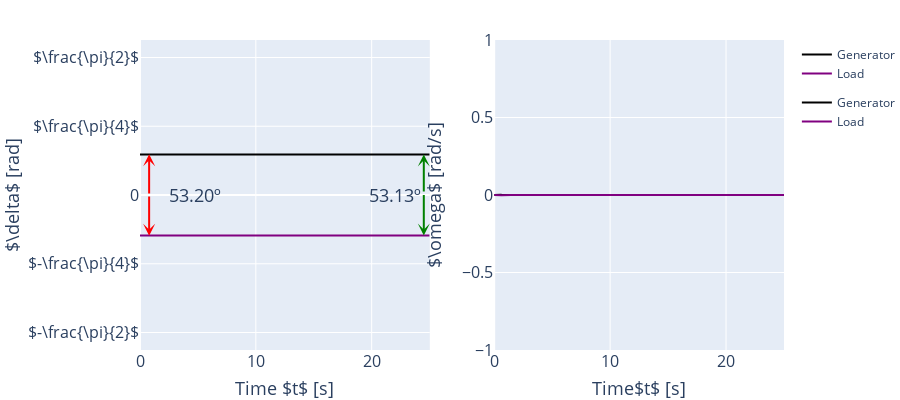

Notebook cell for this chart:
### Markdown cell above
This is a little function that includes all the previous steps in just one code

### Code cell
swing_equation(P=0.4, B=0.5, D=4, time=25, initial_state=[0.463, 0, -.463, 0], inf_bus=False);

### Figure 1 — Plotly figure (JSON) as saved in the notebook; plotly's stock layout.template omitted (floating-point values rounded to 4 significant figures; data arrays with more than 128 entries replaced by an {"elided": "..."} marker saying what was removed)
{"data": [{"legendgroup": "1", "line": {"color": "black", "width": 2}, "mode": "lines", "name": "Generator", "type": "scatter", "x": {"elided": "2000 float values"}, "xaxis": "x", "y": {"elided": "2000 float values"}, "yaxis": "y"}, {"legendgroup": "1", "line": {"color": "purple", "width": 2}, "mode": "lines", "name": "Load", "type": "scatter", "x": {"elided": "2000 float values"}, "xaxis": "x", "y": {"elided": "2000 float values"}, "yaxis": "y"}, {"legendgroup": "2", "line": {"color": "black", "width": 2}, "mode": "lines", "name": "Generator", "type": "scatter", "x": {"elided": "2000 float values"}, "xaxis": "x2", "y": {"elided": "2000 float values"}, "yaxis": "y2"}, {"legendgroup": "2", "line": {"color": "purple", "width": 2}, "mode": "lines", "name": "Load", "type": "scatter", "x": {"elided": "2000 float values"}, "xaxis": "x2", "y": {"elided": "2000 float values"}, "yaxis": "y2"}], "layout": {"annotations": [{"arrowcolor": "green", "arrowhead": 3, "arrowwidth": 2, "ax": 24.5, "axref": "x", "ay": 0, "ayref": "y", "font": {"size": 16}, "showarrow": true, "text": "", "x": 24.5, "xanchor": "center", "xref": "x", "y": 0.4636, "yanchor": "bottom", "yref": "y"}, {"arrowcolor": "green", "arrowhead": 3, "arrowwidth": 2, "ax": 24.5, "axref": "x", "ay": 0, "ayref": "y", "font": {"size": 16}, "showarrow": true, "text": "", "x": 24.5, "xanchor": "center", "xref": "x", "y": -0.4636, "yanchor": "bottom", "yref": "y"}, {"arrowcolor": "red", "arrowhead": 3, "arrowwidth": 2, "ax": 0.7879, "axref": "x", "ay": 0, "ayref": "y", "showarrow": true, "text": "", "x": 0.7879, "xref": "x", "y": 0.4642, "yref": "y"}, {"arrowcolor": "red", "arrowhead": 3, "arrowwidth": 2, "ax": 0.7879, "axref": "x", "ay": 0, "ayref": "y", "showarrow": true, "text": "", "x": 0.7879, "xref": "x", "y": -0.4642, "yref": "y"}, {"font": {"size": 18}, "showarrow": false, "text": "53.13º", "x": 22, "xref": "x", "y": 0, "yref": "y"}, {"font": {"size": 18}, "showarrow": false, "text": "53.20º", "x": 4.788, "xref": "x", "y": 0, "yref": "y"}], "height": 400, "margin": {"b": 0, "l": 0, "r": 0, "t": 40}, "width": 900, "xaxis": {"anchor": "y", "domain": [0, 0.45], "tickfont": {"size": 16}, "title": {"font": {"size": 18}, "text": "Time $t$ [s]"}}, "xaxis2": {"anchor": "y2", "domain": [0.55, 1], "tickfont": {"size": 16}, "title": {"font": {"size": 18}, "text": "Time$t$ [s]"}}, "yaxis": {"anchor": "x", "domain": [0, 1], "range": [-1.771, 1.771], "tickfont": {"size": 16}, "ticktext": ["$-\\frac{\\pi}{2}$", "$-\\frac{\\pi}{4}$", "0", "$\\frac{\\pi}{4}$", "$\\frac{\\pi}{2}$"], "tickvals": [-1.571, -0.7854, 0, 0.7854, 1.571], "title": {"font": {"size": 18}, "text": "$\\delta$ [rad]"}}, "yaxis2": {"anchor": "x2", "domain": [0, 1], "range": [-1, 1], "tickfont": {"size": 16}, "title": {"font": {"size": 18}, "text": "$\\omega$ [rad/s]"}}}}
